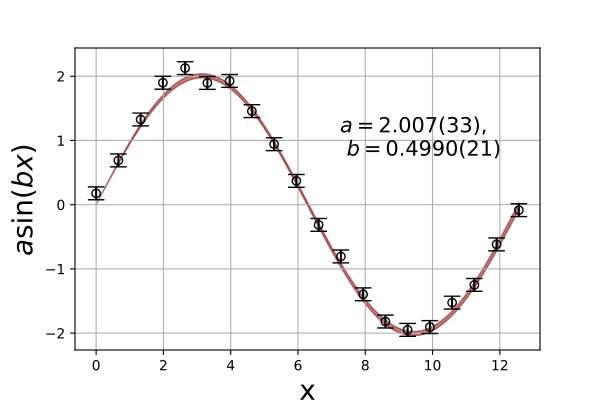

This figure's Python source:
""" SwissFit imports """
from swissfit import fit # SwissFit fitter
from swissfit.optimizers import scipy_least_squares # SciPy's trust region reflective

""" Other imports """
import gvar as gvar # Peter Lepage's GVar library
import numpy as np # NumPy

# Sine fit function
def sin(x, p):
    return p['c'][0] * gvar.sin(p['c'][-1] * x)

def create_dataset(a, b, error):
    # Actual parameters of the sine function
    real_fit_parameters = {'c': [a, b]}

    # Real dataset
    np.random.seed(0) # Seed random number generator
    data = {} # Dictionary to hold data

    # Input data
    data['x'] = np.linspace(0., 2. * np.pi / b, 20)

    # Output data
    data['y'] = [
        gvar.gvar(
            np.random.normal(sin(xx, real_fit_parameters), error), # Random mean
            error # Error on mean
        )
        for xx in data['x']
    ]

    # Return dataset
    return data

if __name__ == '__main__':
    """ Data and priors """
    # Dictionary of "actual" fit parameters
    a, b, error = 2.0, 0.5, 0.1

    # Artificial dataset
    data = create_dataset(a, b, error)
    
    # Create priors
    prior = {'c': [gvar.gvar('1.5(1.5)'), gvar.gvar('0.75(0.75)')]}
    
    """ Fit objects """
    # Create fit object
    fitter = fit.SwissFit(
        data = data,
        prior = prior,
        fit_fcn = sin,
    )
    
    # Create optimizer object
    optimizer = scipy_least_squares.SciPyLeastSquares(fitter = fitter)
    
    """ Do fit """
    # Do fit by passing optimizer through fitter
    fitter(optimizer)
    
    # Print out result of fit
    print(fitter)
    
    # Save fit parameters
    fit_parameters = fitter.p

    """ Play around with fit parameters """
    # Calculate f(0.5, f(1.0)
    fa = sin(0.5, fit_parameters)
    fb = sin(1.0, fit_parameters)

    # Print f(0.5) & f(1.0)
    print('f(0.5) f(1.0):', fa, fb)
    
    # Print covariance matrix of (fa, fb)
    print('covariance of f(0.5) & f(1.0):\n', gvar.evalcov([fa, fb]))

    """ Plot data """
    # Import Matplotlib
    import matplotlib.pyplot as plt

    # Plot fit data
    plt.errorbar(
        data['x'], 
        gvar.mean(data['y']), 
        gvar.sdev(data['y']), 
        color = 'k', markerfacecolor = 'none',
        markeredgecolor = 'k',
        capsize = 6., fmt = 'o'
    )

    # Get result of fit function
    x = np.linspace(data['x'][0], data['x'][-1], 100)
    y = sin(x, fit_parameters)
    
    # Plot error of fit function from fit as a colored band
    plt.fill_between(
        x,
        gvar.mean(y) - gvar.sdev(y),
        gvar.mean(y) + gvar.sdev(y),
        color = 'maroon', alpha = 0.5
    )
    
    # x/y label
    plt.xlabel('x', fontsize = 20.)
    plt.ylabel('$a\\sin(bx)$', fontsize = 20.)

    # Show fit parameters
    plt.text(
        7.25, 0.75,
        '$a=' + str(fit_parameters['c'][0]) + '$, \n $b=' + str(fit_parameters['c'][-1]) + '$',
        fontsize = 15.
    )
    
    # Grid
    plt.grid('on')

    # Show figure
    plt.show()
